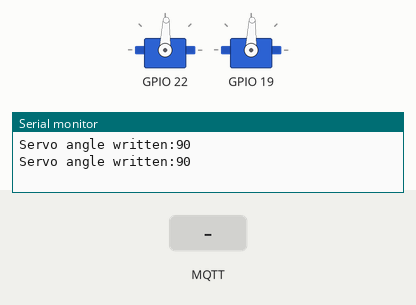
Bench run of a sketch on a simulated ESP32. Shown: 2 × servo, the last lines printed to the serial monitor. The test bench sets the inputs (shaded band). No MQTT or app messages arrive unless stated; servo pulses on a pin are drawn as a servo (544–2400 µs = 0–180°).

Above: at 2.3 s.
2.4 s: MQTT message "5" arrives on the first subscribed topic
At 3.6 s:
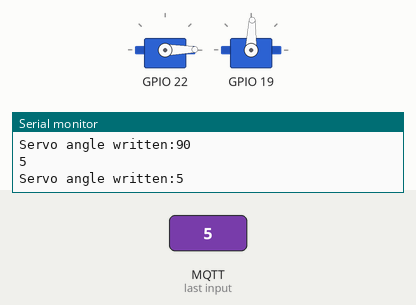
3.9 s: MQTT message "1" arrives on the second subscribed topic
At 4.8 s:
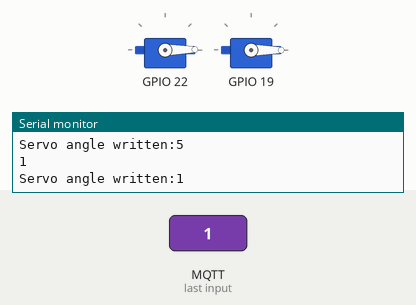
5.4 s: MQTT message "90" arrives on the first subscribed topic
At 5.9 s:
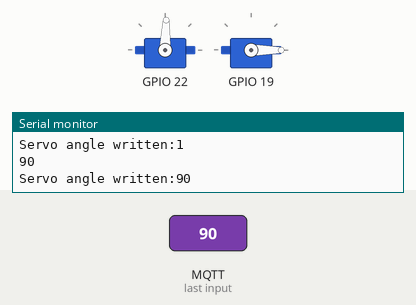
6.9 s: MQTT message "90" arrives on the second subscribed topic
At 8.1 s:
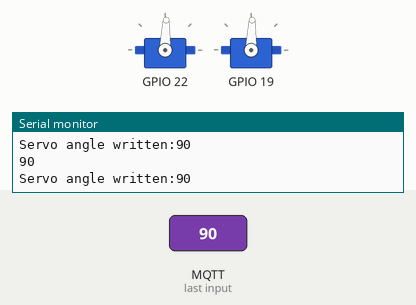
8.4 s: MQTT message "0" arrives on the second subscribed topic
At 9.4 s:
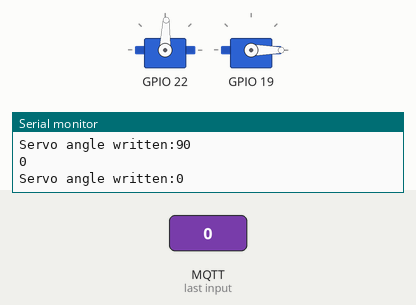
Timing chart, 0 to 10.9 s (numbered marks = the images above; inputs shaded):
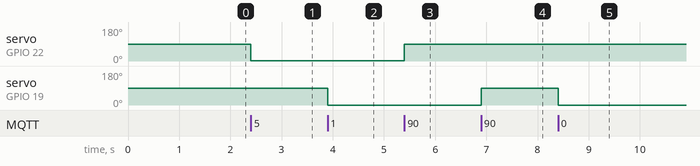

Measured:
- after the input at 2.4 s, servo on GPIO 22: 88° → 1° at once
- after the input at 3.9 s, servo on GPIO 19: 88° → 0° at once
- after the input at 5.4 s, servo on GPIO 22: 1° → 88° at once
- after the input at 6.9 s, servo on GPIO 19: 0° → 88° at once
- after the input at 8.4 s, servo on GPIO 19: 88° → 0° at once

The sketch:

main.ino
```cpp
/*
  SimpleMQTTClient.ino
  The purpose of this exemple is to illustrate a simple handling of MQTT and Wifi connection.
  Once it connects successfully to a Wifi network and a MQTT broker, it subscribe to a topic and send a message to it.
  It will also send a message delayed 5 seconds later.
*/

#include "EspMQTTClient.h"


#define COUNT_LOW 1638
#define COUNT_HIGH 7864
#define TIMER_WIDTH 16

#define DEFAULT_BLINDS_POSITION 90
#define DEFAULT_WINDOW_POSITION 90

#include "esp32-hal-ledc.h"


EspMQTTClient client(
  "164947",
  "bruh1234",
  "192.168.241.27",  // MQTT Broker server ip
  "",                // Can be omitted if not needed
  "",                // Can be omitted if not needed
  "TestClientttt",   // Client name that uniquely identify your device
  1883               // The MQTT port, default to 1883. this line can be omitted
);

void setup() {
  Serial.begin(115200);

  // Optional functionalities of EspMQTTClient
  client.enableDebuggingMessages(); // Enable debugging messages sent to serial output
  client.enableHTTPWebUpdater();                                              // Enable the web updater. User and password default to values of MQTTUsername and MQTTPassword. These can be overridded with enableHTTPWebUpdater("user", "password").
  client.enableOTA();                                                         // Enable OTA (Over The Air) updates. Password defaults to MQTTPassword. Port is the default OTA port. Can be overridden with enableOTA("password", port).
  //client.enableLastWillMessage("TestClient/lastwill", "I am going offline");  // You can activate the retain flag by setting the third parameter to true

  ledcSetup(1, 50, TIMER_WIDTH);  // channel 1, 50 Hz, 16-bit width
  ledcAttachPin(22, 1);           // GPIO 22 assigned to channel 1

  ledcSetup(2, 50, TIMER_WIDTH);  // channel 2, 50 Hz, 16-bit width
  ledcAttachPin(19, 2);           // GPIO 19 assigned to channel 2


  //set default servo angle
  servoSetAngle(DEFAULT_BLINDS_POSITION, 1);
  servoSetAngle(DEFAULT_WINDOW_POSITION, 2);
}

// This function is called once everything is connected (Wifi and MQTT)
// WARNING : YOU MUST IMPLEMENT IT IF YOU USE EspMQTTClient
void onConnectionEstablished() {
  // Subscribe to "mytopic/test" and display received message to Serial
  client.subscribe("home/window_ctrl/blinds", [](const String& blindsAngle) {
    Serial.println(blindsAngle);
    servoSetAngle(blindsAngle.toInt(), 1);
  });

  client.subscribe("home/window_ctrl/window", [](const String& windowAngle) {
    Serial.println(windowAngle);
    servoSetAngle(windowAngle.toInt(), 2);
  });

  // Publish a message to "mytopic/test"
  //client.publish("home/window_ctrl/", "This is a message");  // You can activate the retain flag by setting the third parameter to true
}

void loop() {
  client.loop();
}


void servoSetAngle(int param, uint8_t servoSelect) {

  if (param >= 0 && param <= 180) {
    ledcWrite(servoSelect, map(param, 0, 180, COUNT_LOW, COUNT_HIGH));
    Serial.print("Servo angle written:");
    Serial.println(param);
  }
}
```
